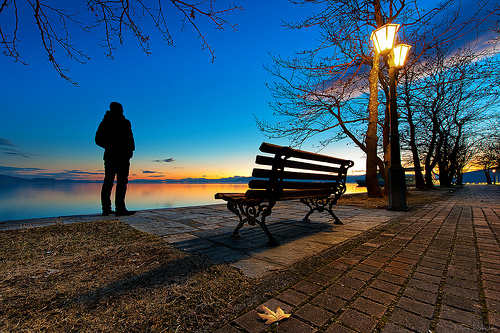
#> input picture ImageData/IMG_1.jpg, 500 x 333 px, found by its file name
$ python translation.py
#> lines starting #> are read from the running program, lines starting #| are printed output that depends on the picture
# -*- coding: utf-8 -*-
"""
Created on Fri Aug 31 19:52:19 2018

@author: GEAR
"""
'''
图像平移就是将图像换一个位置，如果要沿着（x,y)方向移动，移动的距离是（tx,ty)
函数cv2.warpAffine()可以完成这个工作，其第三个参数输出的是图像的大小，它的
格式应该是图像的（宽，高），图像的宽对应的是列数，高对应的是行数
'''
import cv2
import numpy as np

root = 'D:/python/OpenCV-Python/ImageData/'
image = cv2.imread(root+'IMG_1.jpg', 0)
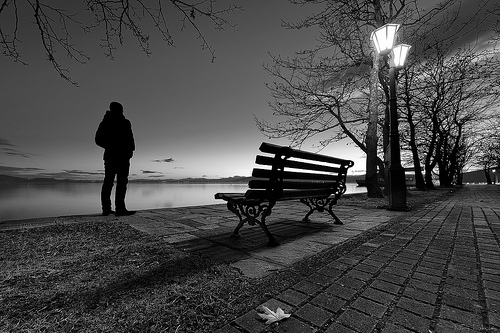
#> image: shape (333, 500); min 0, max 255, mean 72.5

cv2.imshow('image', image)
cv2.waitKey(0)
cv2.destroyAllWindows()
height, width = image.shape
#> height = 333; width = 500

#图像平移矩阵
M = np.float32([[1, 0, 100], [0, 1, 50]]) #(tx=100, ty=50)

dst = cv2.warpAffine(image, M, (width, height))
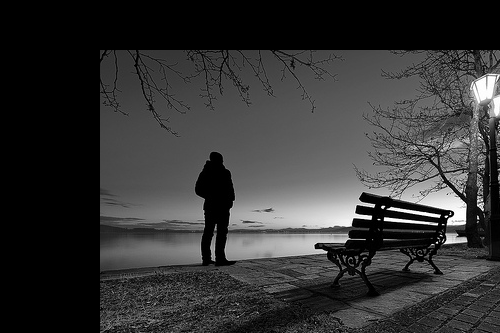
#> dst: shape (333, 500); min 0, max 255, mean 52.9
cv2.imshow('dst', dst)
cv2.waitKey(0)
cv2.destroyAllWindows()
